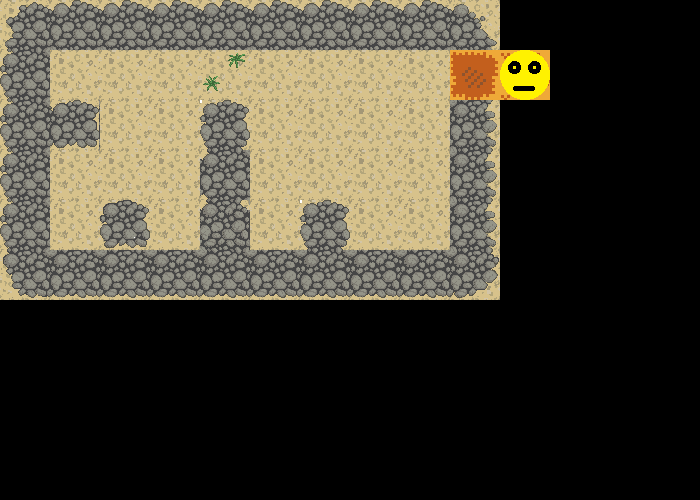

This game map was drawn from its Tiled (.tmx) file and the tilesets committed beside it. A one-line description and the full map source follow:
An orthogonal 14x10 tile map with 50x50 px tiles, 1 tile layer (Tile Layer 1), 2 tilesets.

<map version="1.0" orientation="orthogonal" renderorder="right-down" width="14" height="10" tilewidth="50" tileheight="50" nextobjectid="1">
 <tileset firstgid="1" name="tiledsheet" tilewidth="50" tileheight="50">
  <image source="../../data/tiledsheet.png" trans="ff00ff" width="561" height="179" />
 </tileset>
 <tileset firstgid="34" name="ltiledsheet" tilewidth="50" tileheight="50">
  <image source="../../data/ltiledsheet.png" trans="ff00ff" width="581" height="500" />
 </tileset>
 <layer name="Tile Layer 1" width="14" height="10">
  <data encoding="csv">
45,46,46,46,46,46,46,46,46,47,0,0,0,0,
56,34,34,34,35,34,34,34,34,4,10,0,0,0,
56,71,34,34,50,34,34,34,34,58,0,0,0,0,
56,34,34,34,60,34,34,34,34,58,0,0,0,0,
56,34,36,34,73,34,50,34,34,58,0,0,0,0,
67,68,68,68,68,68,68,68,68,69,0,0,0,0,
0,0,0,0,0,0,0,0,0,0,0,0,0,0,
0,0,0,0,0,0,0,0,0,0,0,0,0,0,
0,0,0,0,0,0,0,0,0,0,0,0,0,0,
0,0,0,0,0,0,0,0,0,0,0,0,0,0
</data>
 </layer>
</map>
